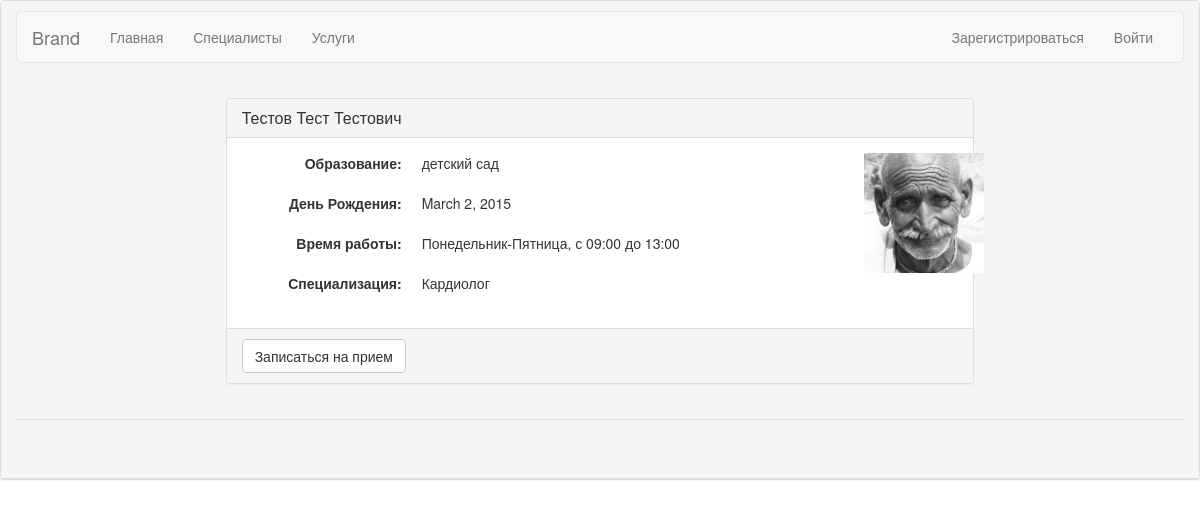
The page /doctors/1/ on the database its author committed.
### clinic/models.py (models this page shows, shortened)
class Doctor(models.Model):
    CAR = 1
    TER = 2
    DOCTOR_TYPES = (
        (CAR, 'Кардиолог'),
        (TER, 'Терапевт'),
    )
    doctorType = models.IntegerField('Специализация', choices=DOCTOR_TYPES)
    lastName = models.TextField('Фамилия')
    firstName = models.TextField('Имя')
    patronymic = models.TextField('Отчество')
    education = models.TextField('Образование')
    birthDate = models.DateField('Дата рождения')
    schedule = models.ForeignKey(Schedule)
    photo = models.FilePathField(path='/home/bulat/projects/Okulist/clinic/static/clinic/img/doctors/')
    def __str__(self):
        return self.lastName + ' ' + self.firstName + ' ' + self.patronymic
    def url(self):
        path = self._meta.get_field('photo').path
        return 'clinic/img/doctors/' + self.photo.replace(path, '', 1)
    def print_specialization(self):
        return self.DOCTOR_TYPES[self.doctorType - 1][1]

class Schedule(models.Model):
    MON = 1
    TUE = 2
    WEN = 3
    THU = 4
    FRI = 5
    SAT = 6
    SUN = 7
    WEEKDAYS = (
        (MON, 'Понедельник'),
        (TUE, 'Вторник'),
        (WEN, 'Среда'),
        (THU, 'Четверг'),
        (FRI, 'Пятница'),
        (SAT, 'Суббота'),
        (SUN, 'Воскресенье'),
    )
    weekdayFrom = models.IntegerField(choices=WEEKDAYS)
    weekdayTo = models.IntegerField(choices=WEEKDAYS)
    hourFrom = models.TimeField()
    hourTo = models.TimeField()
    name = models.TextField()
    def print(self):
        return self.WEEKDAYS[self.weekdayFrom - 1][1] + '-' + self.WEEKDAYS[self.weekdayTo - 1][1] + ', с ' + self.hourFrom.strftime('%H:%M') + ' до ' + self.hourTo.strftime('%H:%M')

### clinic/views.py (the view)
# urls.py: url(r'^doctors/(?P<doctor_id>\d+)/$', views.doctor_page, name='doctor_page'),
def doctor_page(request, doctor_id):
    context = {'doctor':  get_object_or_404(Doctor, pk=doctor_id),
               'service': Service.objects.filter(serviceType=Service.VIS).filter(doctor_id = doctor_id)[0]}
    return render(request, 'clinic/doctor.html', context)

### clinic/templates/clinic/doctor.html (shortened to what this page needs)
{% extends "clinic/base.html" %}
{% load staticfiles %}
{% block content %}
<div class="panel panel-default">
  <div class="panel-heading">
    <h3 class="panel-title">{{ doctor }}</h3>
  </div>
  <div class="panel-body">
    <div class="row">
      <div class="col-md-10">
	<dl class="dl-horizontal">
	  <dt>Образование:</dt>
	  <dd>{{ doctor.education }}</dd>
	</dl>
	<dl class="dl-horizontal">
	  <dt>День Рождения:</dt>
	  <dd>{{ doctor.birthDate }}</dd>
	</dl>
	<dl class="dl-horizontal">
	  <dt>Время работы:</dt>
	  <dd>{{ doctor.schedule.print }}</dd>
	</dl>
	<dl class="dl-horizontal">
	  <dt>Специализация:</dt>
	  <dd>{{ doctor.print_specialization }}</dd>
	</dl>
      </div>
      <div class="col-md-2">
	<a href="{% static  doctor.url %}" class="example-image-link"  data-lightbox="image-1" data-title="{{ doctor }}">
	  <img class="example-image" src="{% static  doctor.url %}" alt="{{ doctor }}" height=120/>
	</a>
      </div>
    </div>
  </div>
  <div class="panel-footer">
    <a href="{% url 'make_appointment' service.id %}" role="button">
      <button type="button" class="btn btn-default">
	Записаться на прием
      </button>
    </a>
  </div>
</div>
{% endblock %}

### clinic/static/clinic/css/lightbox.css (style rules this page uses)
body:after { content: url(../img/close.png) url(../img/loading.gif) url(../img/prev.png) url(../img/next.png); display: none; }

### rows shown on the page
Doctor: lastName+firstName+patronymic "Тестов Тест Тестович", education "детский сад", birthDate "March 2, 2015", schedule.print "Понедельник-Пятница, с 09:00 до 13:00", print_specialization "Кардиолог", photo (picture)
